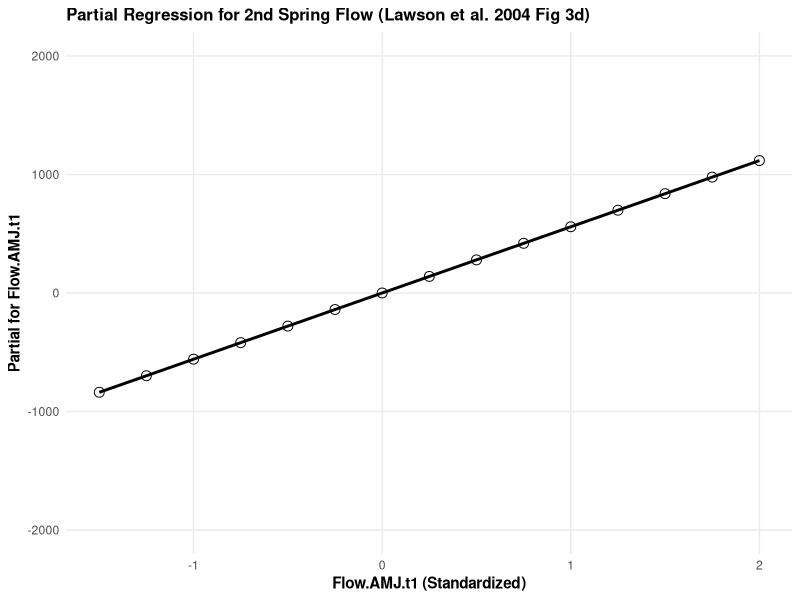

The R script that drew this image:
# Lawson, P. W., Logerwell, E. A., Mantua, N. J., Francis, R. C., & Agostini, V. N. (2004). 
# Environmental factors influencing freshwater survival and smolt production in Pacific Northwest coho salmon (Oncorhynchus kisutch). 
# Canadian Journal of Fisheries and Aquatic Sciences, 61(3), 360–373.
# Lawson et al. 2004: Coho smolt production vs. 2nd winter flow
# Table 2, Figure 3d

# Load necessary library
library(ggplot2)

# 1. Define ONLY the 2nd Spring Flow coefficient from Lawson et al. 2004 (Table 2)
# We ignore the intercept and other variables to match the partial regression plot
coeff_spring <- 558.58

# 2. Generate the stressor values (2nd Spring Flow, z-score)
# Fig 3d shows the data bounds roughly between -1.5 and 2.0
stressor_x <- seq(-1.5, 2.0, by = 0.25)

# Calculate the raw partial effect 
# (For a purely linear GAM term without an intercept, it naturally centers at 0,0)
response_y <- coeff_spring * stressor_x

# 3. Format dataframe
srf4_partial_data <- data.frame(
  curve.id = rep("Lawson2004_4_Partial", length(stressor_x)),
  stressor.label = rep("2nd_Spring_Flow", length(stressor_x)),
  stressor.x = stressor_x,
  units.x = rep("z-score", length(stressor_x)),
  response.label = rep("Partial_Effect_on_Smolts", length(stressor_x)),
  response.y = round(response_y, 2),
  units.y = rep("partial_contribution", length(stressor_x))
)

# Print the formatted data to the console
print(srf4_partial_data)

# Export directly to CSV
write.csv(srf4_partial_data, "Lawson2004_SRF4_Partial.csv", row.names = FALSE)

# 4. Generate a Plot matching Figure 3d
srf4_partial_plot <- ggplot(srf4_partial_data, aes(x = stressor.x, y = response.y)) +
  geom_line(color = "black", size = 1) +
  geom_point(shape = 1, size = 3) + 
  labs(
    title = "Partial Regression for 2nd Spring Flow (Lawson et al. 2004 Fig 3d)",
    x = "Flow.AMJ.t1 (Standardized)",
    y = "Partial for Flow.AMJ.t1"
  ) +
  scale_y_continuous(limits = c(-2000, 2000), breaks = seq(-2000, 2000, by = 1000)) +
  theme_minimal() +
  theme(
    plot.title = element_text(face = "bold", size = 12),
    axis.title = element_text(face = "bold"),
    panel.grid.minor = element_blank()
  )

print(srf4_partial_plot)
